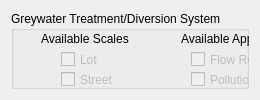
         <widget class="QWidget" name="page_5">
          <layout class="QGridLayout" name="gridLayout_5">
           <item row="0" column="0">
            <widget class="QGroupBox" name="GT_inputgroup">
             <property name="title">
              <string>Greywater Treatment/Diversion System</string>
             </property>
             <widget class="QCheckBox" name="checkBox_90">
              <property name="enabled">
               <bool>false</bool>
              </property>
              <property name="geometry">
               <rect>
                <x>180</x>
                <y>80</y>
                <width>101</width>
                <height>17</height>
               </rect>
              </property>
              <property name="text">
               <string>Recycling</string>
              </property>
             </widget>
             <widget class="QCheckBox" name="checkBox_91">
              <property name="enabled">
               <bool>false</bool>
              </property>
              <property name="geometry">
               <rect>
                <x>50</x>
                <y>40</y>
                <width>70</width>
                <height>17</height>
               </rect>
              </property>
              <property name="text">
               <string>Lot</string>
              </property>
             </widget>
             <widget class="QCheckBox" name="checkBox_92">
              <property name="enabled">
               <bool>false</bool>
              </property>
              <property name="geometry">
               <rect>
                <x>50</x>
                <y>100</y>
                <width>101</width>
                <height>17</height>
               </rect>
              </property>
              <property name="text">
               <string>City-scale</string>
              </property>
             </widget>
             <widget class="QCheckBox" name="checkBox_93">
              <property name="enabled">
               <bool>false</bool>
              </property>
              <property name="geometry">
               <rect>
                <x>180</x>
                <y>40</y>
                <width>121</width>
                <height>17</height>
               </rect>
              </property>
              <property name="text">
               <string>Flow Reduction</string>
              </property>
             </widget>
             <widget class="QLabel" name="label_55">
              <property name="geometry">
               <rect>
                <x>170</x>
                <y>20</y>
                <width>141</width>
                <height>16</height>
               </rect>
              </property>
              <property name="text">
               <string>Available Applications</string>
              </property>
             </widget>
             <widget class="QCheckBox" name="checkBox_94">
              <property name="enabled">
               <bool>false</bool>
              </property>
              <property name="geometry">
               <rect>
                <x>180</x>
                <y>60</y>
                <width>111</width>
                <height>17</height>
               </rect>
              </property>
              <property name="text">
               <string>Pollution Control</string>
              </property>
             </widget>
             <widget class="QLabel" name="label_56">
              <property name="geometry">
               <rect>
                <x>360</x>
                <y>10</y>
                <width>101</width>
                <height>141</height>
               </rect>
              </property>
              <property name="text">
               <string/>
              </property>
              <property name="pixmap">
               <pixmap resource="C:/UrbanBEATSv1Dev/ub_modules/resources/dialogimg.qrc">:/techplacement/tech_greywater.png</pixmap>
              </property>
             </widget>
             <widget class="QLabel" name="label_57">
              <property name="geometry">
               <rect>
                <x>30</x>
                <y>20</y>
                <width>101</width>
                <height>16</height>
               </rect>
              </property>
              <property name="text">
               <string>Available Scales</string>
              </property>
             </widget>
             <widget class="QCheckBox" name="checkBox_95">
              <property name="enabled">
               <bool>false</bool>
              </property>
              <property name="geometry">
               <rect>
                <x>50</x>
                <y>80</y>
                <width>101</width>
                <height>17</height>
               </rect>
              </property>
              <property name="text">
               <string>Neighbourhood</string>
              </property>
             </widget>
             <widget class="QCheckBox" name="checkBox_96">
              <property name="enabled">
               <bool>false</bool>
              </property>
              <property name="geometry">
               <rect>
                <x>50</x>
                <y>60</y>
                <width>70</width>
                <height>17</height>
               </rect>
              </property>
              <property name="text">
               <string>Street</string>
              </property>
             </widget>
            </widget>
           </item>
          </layout>
         </widget>
